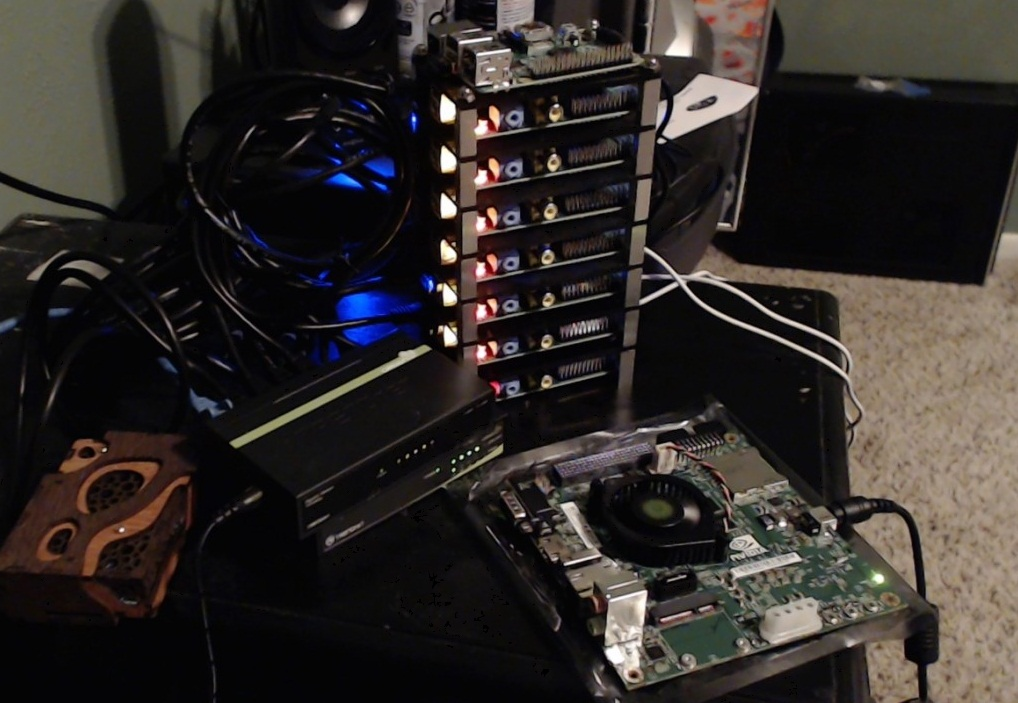
#> input picture 5)Resim ile Fotoğrafta Nesne Tespiti/ana_resim.jpg, 1018 x 703 px, given in place of the camera
$ python RenkTanima.py
#> lines starting #> are read from the running program, lines starting #| are printed output that depends on the picture; after the words box and inside, x2 and y2 are one past the last pixel; in counts of white or black regions, pixels touching at a corner belong together
import cv2
import numpy as np

### Kameramızı çalıştırdık.
kamera= cv2.VideoCapture(0)

while(1):
    ### Çalışan kameramızı okuyoruz.
    ret, frame=kamera.read()
#> frame is the input picture: shape (703, 1018, 3); mean B, G, R 40.7, 43.2, 48.1

    ### Okunan videoyu filtreleme için hsv formatına çeviriyoruz.
    hsv=cv2.cvtColor(frame,cv2.COLOR_BGR2HSV)
#> hsv: shape (703, 1018, 3); mean H, S, V 61, 68.9, 50.5

    ### Maskeleme(filtreleme) için düşük ve yüksek renk değerlerini seçiyorıuz. Şu an mavi rengi filtreliyoruz. Yani mavi rengi ayırt etmek istiyoruz.
    dusuk_mavi=np.array([100,60,60]) # dusuk_kırmızı [150,30,30] # dusuk_beyaz [0,0,140]
    ust_mavi=np.array([140,255,255]) # ust_kırmızı [190,255,255] # ust_beyaz [256,60,256]

    ### Videoda mavi renki olan kısımları maskeliyoruz yani mavi olan kısımları beyaz geri kalan kısımları siyah yapıyoruz.
    mask=cv2.inRange(hsv,dusuk_mavi,ust_mavi)
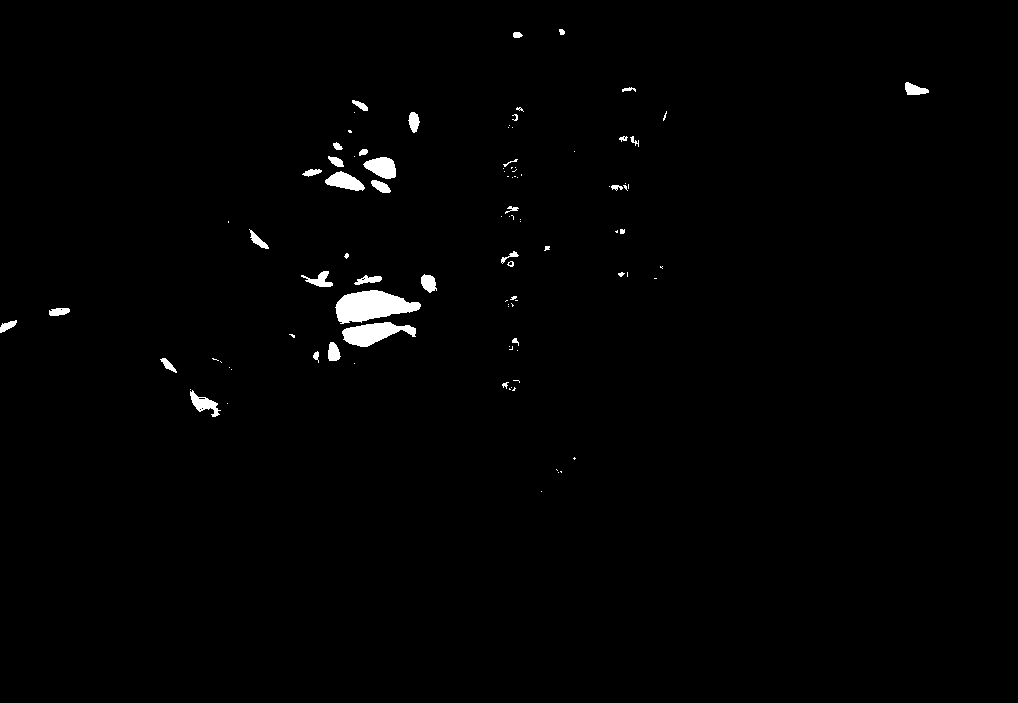
#> mask: shape (703, 1018); 1% white; 98 white regions (60 under 20 px), largest, box (x1, y1, x2, y2) and area: (335, 290, 421, 324) 1855, (342, 322, 416, 347) 1051, (363, 157, 396, 179) 501

    ### Ardından normal video ile maskelenmiş frame'leri birleştirerek aslında mavi olan ama maskeleme ile beyaz renge dönüşmüş kısımları tekrar maviye döndürüyoruz.
    son_resim=cv2.bitwise_and(frame,frame,mask=mask)

    ### Gürültüyü artırma ve azaltma işlemleri için blurlaştırma kullanıyoruz.
    kernel = np.ones((5,5),np.uint8)
    ### erosion gürültüyü silmektedir.
    erosion = cv2.erode(mask,kernel,iterations=1)
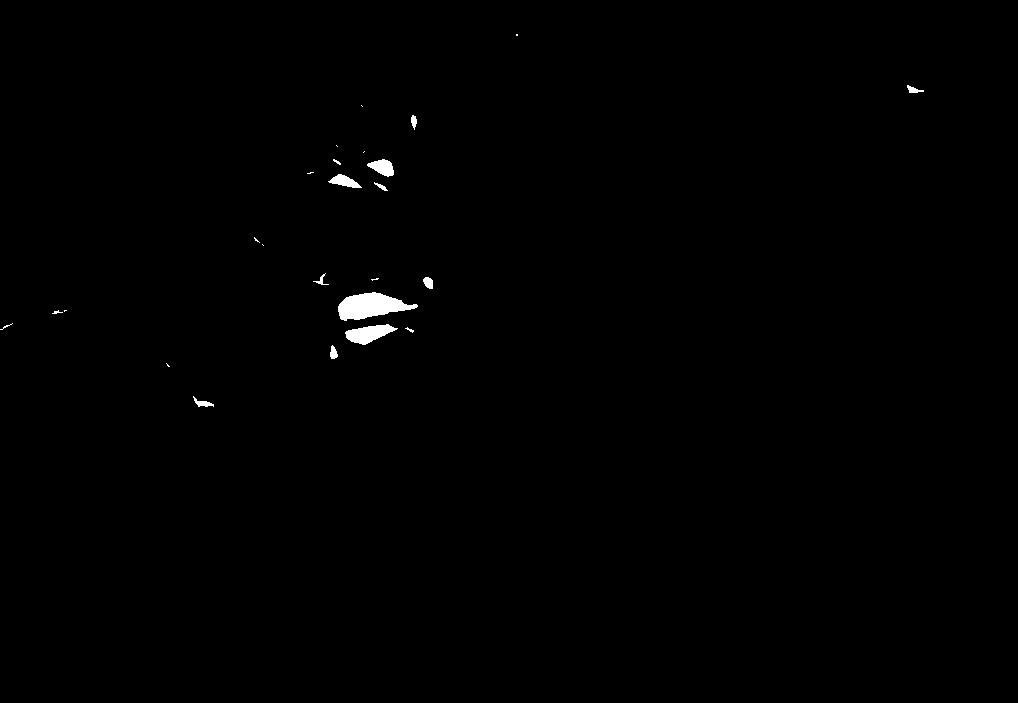
#> erosion: shape (703, 1018); 0.44% white; 25 white regions (11 under 20 px), largest, box (x1, y1, x2, y2) and area: (338, 292, 418, 321) 1384, (345, 324, 398, 345) 620, (367, 159, 394, 177) 300
    ### dilation gürültüyü artırmaktadır.
    dilation = cv2.dilate(mask,kernel,iterations=1)
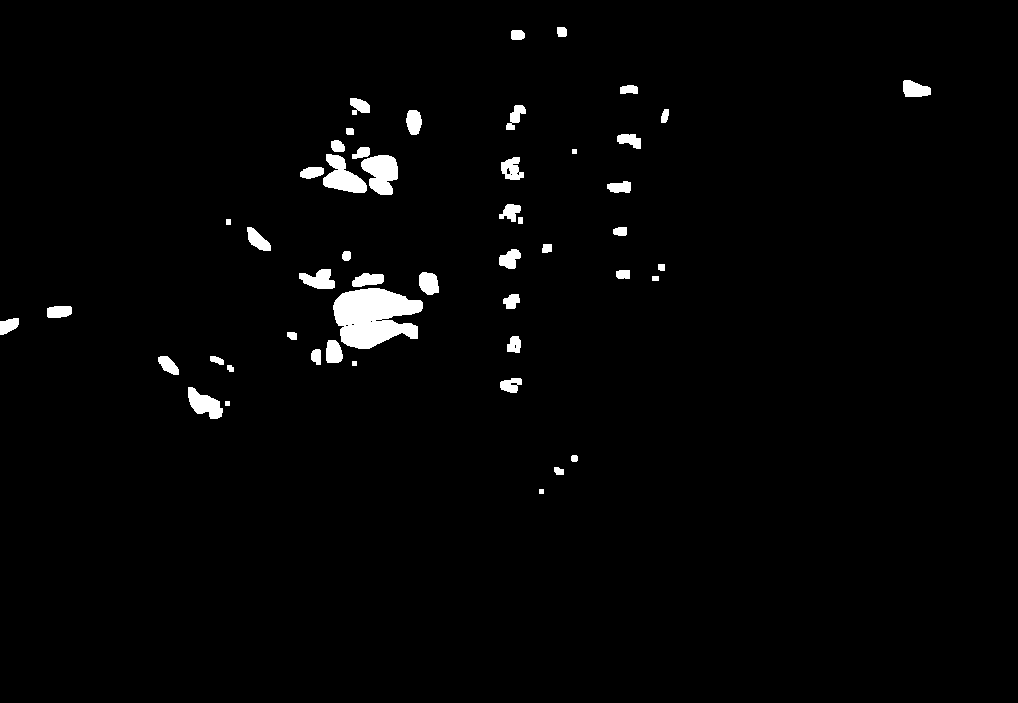
#> dilation: shape (703, 1018); 2% white; 50 white regions, largest, box (x1, y1, x2, y2) and area: (333, 288, 423, 349) 3848, (361, 155, 398, 195) 1038, (323, 154, 367, 193) 957
    ### opening filtreleme içerisinde uymayan kısımları(gürültüleri) iyice belirginleştirmektedir. (Siyah yapmaktadır)
    opening = cv2.morphologyEx(mask,cv2.MORPH_OPEN,kernel)
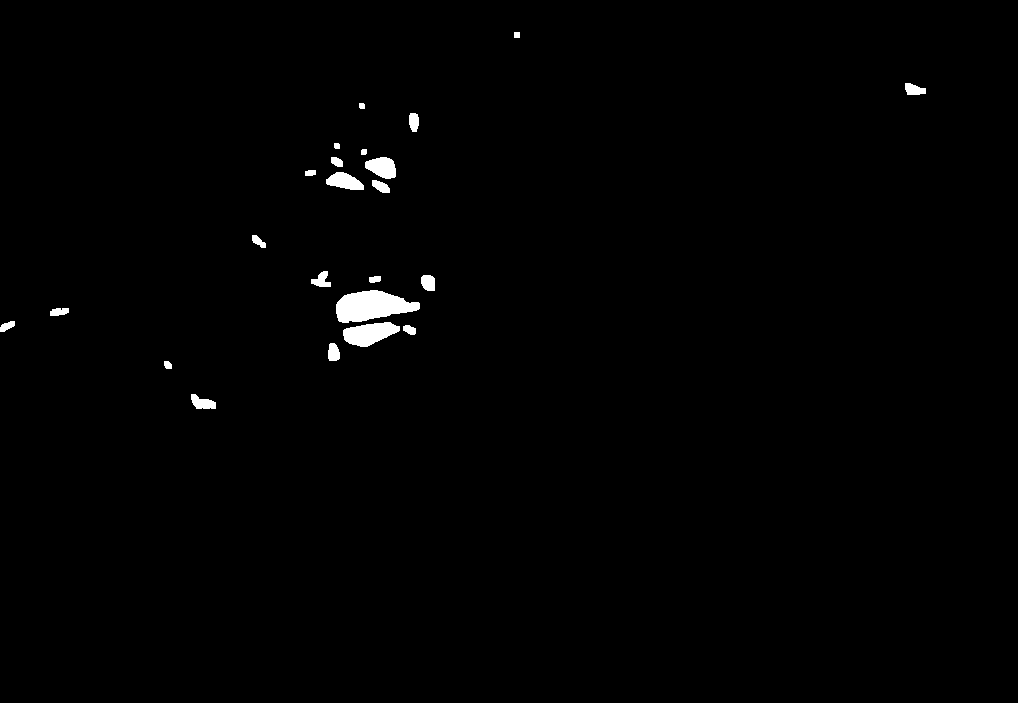
#> opening: shape (703, 1018); 0.82% white; 23 white regions, largest, box (x1, y1, x2, y2) and area: (336, 290, 420, 323) 1844, (343, 322, 400, 347) 932, (365, 157, 396, 179) 496
    ### closing filtrleme içerisindeki gürültüleri kapatmaktadır.(Beyaz yapmaktadır)
    closing = cv2.morphologyEx(mask,cv2.MORPH_CLOSE,kernel)
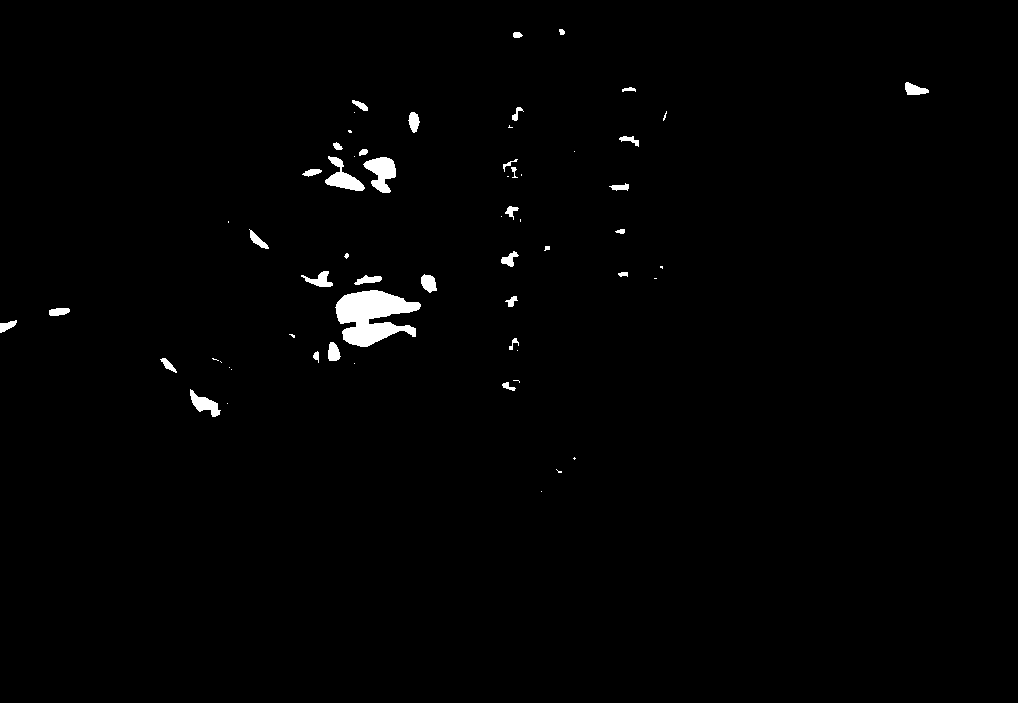
#> closing: shape (703, 1018); 1.1% white; 61 white regions (26 under 20 px), largest, box (x1, y1, x2, y2) and area: (335, 290, 421, 347) 2972, (363, 157, 396, 193) 694, (325, 156, 365, 191) 585

    ### Tüm frame'ler arasındaki farkı anlamak için görüntülüyoruz.
    cv2.imshow('GIRDI',frame)
    cv2.imshow('MASKELEME', mask)
    cv2.imshow('CIKTI', son_resim)

    if cv2.waitKey(25) & 0xFF == ord('q'):
#> (key q is pressed here)
        break
kamera.release()
cv2.destroyAllWindows()
